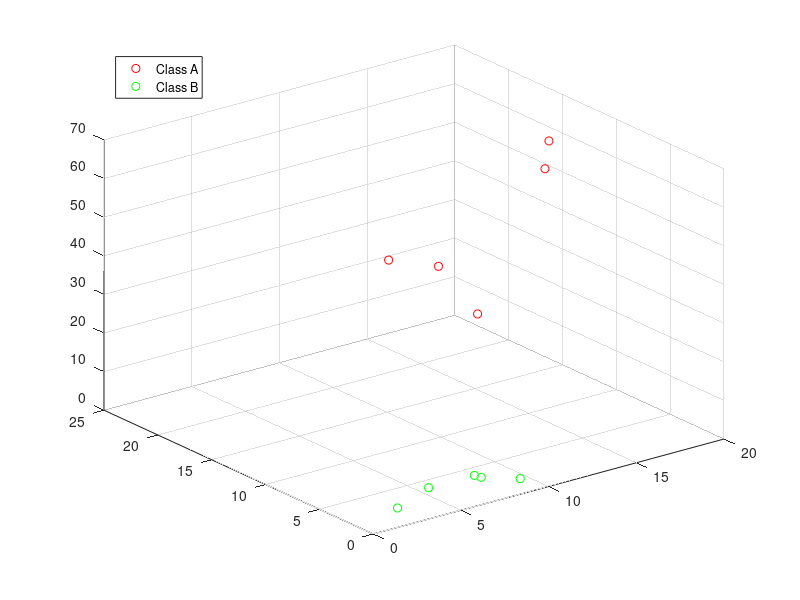

The MATLAB script that drew this image: (Note: this script raises an error after producing the figure.)
% Data
X = [5 3 2;
     2 1 3;
     7 2 4;
     8 3 1;
     9 1 2;
     15 23 23;
     17 18 13;
     18 13 63;
     16 20 24;
     19, 15 52];

% Labels of the data for each class
y = [1;
     1;
     1;
     1;
     1;
     -1;
     -1;
     -1;
     -1;
     -1];

% Plot 3D
scatter3(X(y == -1,1),X(y == -1,2), X(y == -1,3), 'r');
hold on
scatter3(X(y == 1,1), X(y == 1,2), X(y == 1,3), 'g');
grid on
legend('Class A', 'Class B', 'location', 'northwest')

% Tuning parameters
C = 1;              % For upper boundary limit
lambda = 1;         % Regularization (Makes it faster to solve the quadratic programming)

% Compute weigths, bias and find accuracy
[w, b, accuracy, solution] = Mid.lsvm(X, y, C, lambda);

% Definiera området för 3D-plot
x1Range = linspace(min(X(:,1))-1, max(X(:,1))+1, 50);
x2Range = linspace(min(X(:,2))-1, max(X(:,2))+1, 50);
[x1Grid, x2Grid] = meshgrid(x1Range, x2Range);
x3Grid = (-w(1)*x1Grid - w(2)*x2Grid - b) / w(3);

% Plot the hyperplane
surf(x1Grid, x2Grid, x3Grid, 'FaceAlpha', 0.5);
colormap(gray);
legend('Class A', 'Class B', 'Separation', 'location', 'northwest')

% Classify
x_unknown = [15; 5; 7];
class_ID = sign(w*x_unknown + b)
if(class_ID > 0)
  disp('x_unknown class B')
else
  disp('x_unknown is class A')
end
